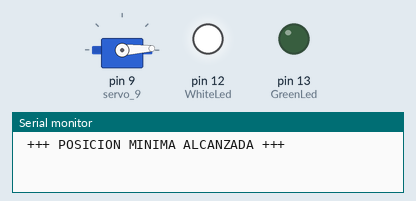
Recording of a sketch running on a simulated Arduino Uno, built with avr-gcc and run on an emulated ATmega328P. Shown: servo, output pins drawn as LEDs (lit = HIGH), the last lines printed to the serial monitor.

Above: at 0.05 s.
At 0.7 s:
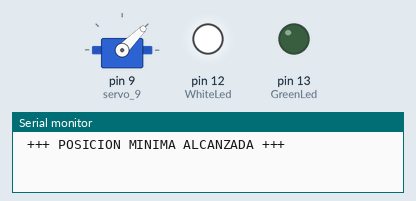
At 1.4 s:
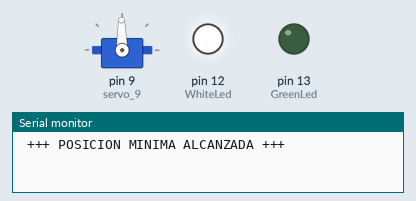
At 2.75 s:
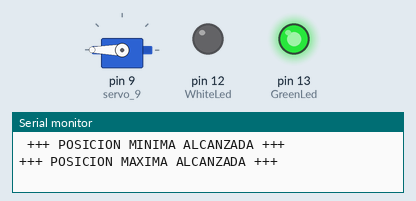
At 4.1 s:
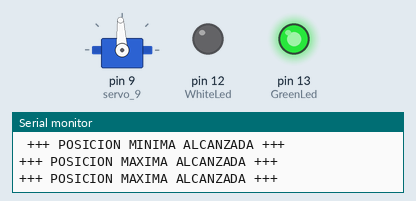
At 5.5 s:
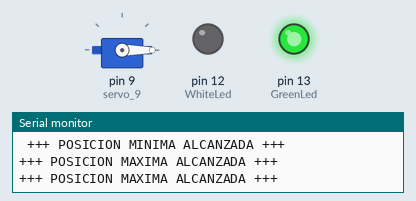
Timing chart, 0 to 7.2 s (numbered marks = the images above):
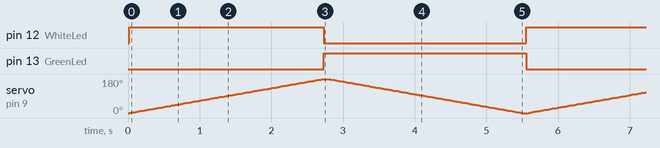

Measured:
- by itself, pin 12 (WhiteLed): alternates HIGH for 2.7 s and LOW for 2.8 s
- by itself, pin 13 (GreenLed): alternates HIGH for 2.8 s and LOW for 2.7 s

The sketch:

practica_29_servo_leds1.ino
```cpp
#include <Servo.h>

int pos = 0;
int GreenLed = 13;
int WhiteLed = 12;

Servo servo_9;

void setup()
{
  servo_9.attach(9, 500, 2500);
  pinMode(GreenLed, OUTPUT);
  pinMode(WhiteLed, OUTPUT);
  Serial.begin(9600);
}

void loop()
{

  for (pos = 0; pos <= 180; pos += 1) {

    servo_9.write(pos);
    delay(15);

    if (pos ==180){
     Serial.println("+++ POSICION MAXIMA ALCANZADA +++ ");
     digitalWrite(GreenLed, HIGH);
     digitalWrite(WhiteLed, LOW);


  }

   else if (pos == 0) {
    Serial.println(" +++ POSICION MINIMA ALCANZADA +++ ");
    digitalWrite(WhiteLed, HIGH);
    digitalWrite(GreenLed, LOW);


  }


  }

  for (pos = 180; pos >= 0; pos -= 1) {

    servo_9.write(pos);
    delay(15);

    if (pos ==180){
     Serial.println("+++ POSICION MAXIMA ALCANZADA +++ ");
     delay(50);
     digitalWrite(GreenLed, HIGH);
     digitalWrite(WhiteLed, LOW);


  }

  else if (pos == 0) {
   Serial.println(" +++ POSICION MINIMA ALCANZADA +++ ");
   delay(50);
   digitalWrite(WhiteLed, HIGH);
   digitalWrite(GreenLed, LOW);


  }


  }


}
```
